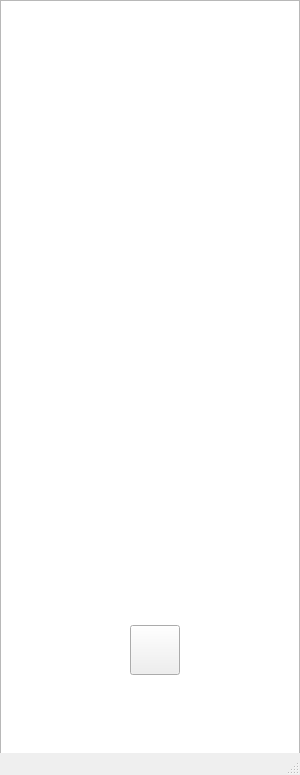
<?xml version="1.0" encoding="UTF-8"?>
<ui version="4.0">
 <class>MainWindow</class>
 <widget class="QMainWindow" name="MainWindow">
  <property name="geometry">
   <rect>
    <x>0</x>
    <y>0</y>
    <width>300</width>
    <height>775</height>
   </rect>
  </property>
  <property name="minimumSize">
   <size>
    <width>300</width>
    <height>775</height>
   </size>
  </property>
  <property name="maximumSize">
   <size>
    <width>300</width>
    <height>775</height>
   </size>
  </property>
  <property name="windowTitle">
   <string>MainWindow</string>
  </property>
  <widget class="QWidget" name="centralwidget">
   <widget class="QGraphicsView" name="graphicsView">
    <property name="geometry">
     <rect>
      <x>0</x>
      <y>0</y>
      <width>300</width>
      <height>775</height>
     </rect>
    </property>
    <property name="verticalScrollBarPolicy">
     <enum>Qt::ScrollBarAlwaysOff</enum>
    </property>
    <property name="horizontalScrollBarPolicy">
     <enum>Qt::ScrollBarAlwaysOff</enum>
    </property>
    <property name="alignment">
     <set>Qt::AlignLeading|Qt::AlignLeft|Qt::AlignTop</set>
    </property>
   </widget>
   <widget class="QPushButton" name="powerButton">
    <property name="geometry">
     <rect>
      <x>130</x>
      <y>625</y>
      <width>50</width>
      <height>50</height>
     </rect>
    </property>
    <property name="text">
     <string/>
    </property>
   </widget>
  </widget>
  <widget class="QMenuBar" name="menubar">
   <property name="geometry">
    <rect>
     <x>0</x>
     <y>0</y>
     <width>300</width>
     <height>22</height>
    </rect>
   </property>
  </widget>
  <widget class="QStatusBar" name="statusbar"/>
 </widget>
 <resources/>
 <connections/>
</ui>
